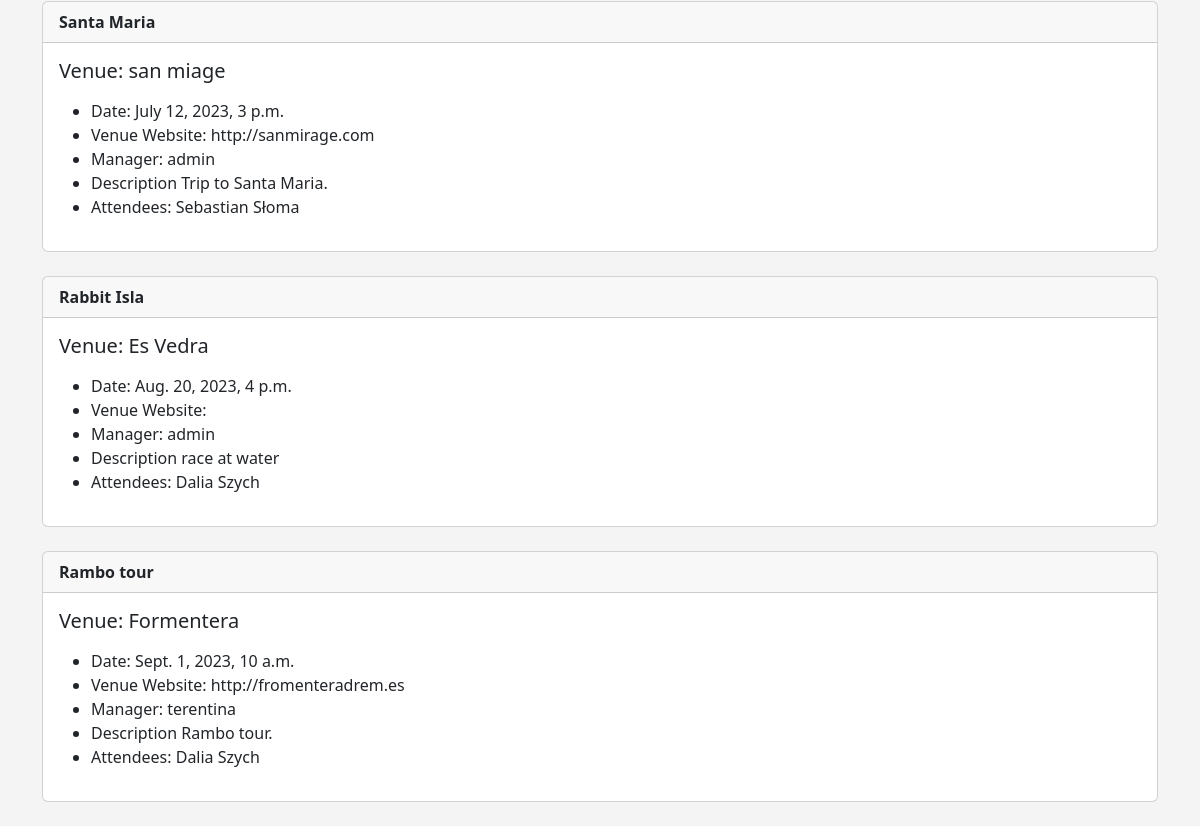
The page /travels (lower part) on the database as committed earlier.
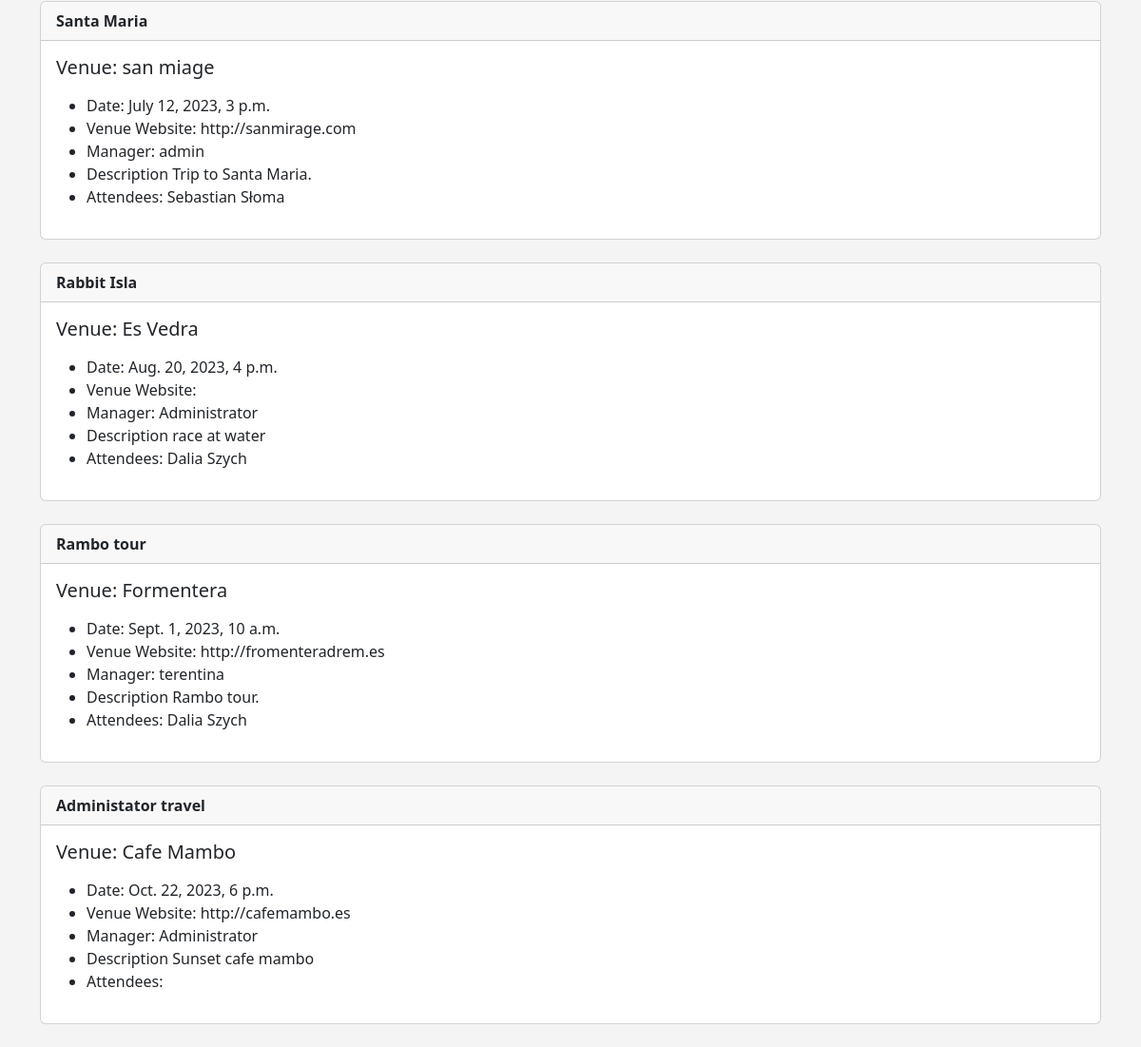
The same page on the database as committed later.
### travel/models.py (models this page shows)
class Travel(models.Model):
    name = models.CharField('Travel Name', max_length=120)
    travel_date = models.DateTimeField('Travel Date')
    venue = models.ForeignKey(
        Venue, blank=True, null=True, on_delete=models.CASCADE)
    manager = models.ForeignKey(User, blank=True, null=True, on_delete=models.SET_NULL)
    description = models.TextField(blank=True)
    attendees = models.ManyToManyField(TravelUser, blank=True)
    def __str__(self):
        return self.name

class Venue(models.Model):
    name = models.CharField('Venue Name', max_length=120)
    address = models.CharField(max_length=300)
    zip_code = models.CharField('Zip Code', max_length=15)
    phone = models.CharField('Contact Phone', max_length=25, blank=True)
    web = models.URLField('Website Address', blank=True)
    email_address = models.EmailField('Email', blank=True)
    owner = models.IntegerField('Venue Owner', blank=False, default=1)
    def __str__(self):
        return self.name

class TravelUser(models.Model):
    first_name = models.CharField(max_length=30)
    last_name = models.CharField(max_length=30)
    email = models.EmailField('User Email')
    def __str__(self):
        return self.first_name + ' ' + self.last_name

### travel/views.py (the view)
# urls.py: path('travels', views.all_travels, name='list-travels'),
def all_travels(request):
    travel_list = Travel.objects.all().order_by('travel_date')
    return render(request, 'travel/travel_list.html', {
        'travel_list': travel_list
    })

### travel/templates/travel/travel_list.html (shortened to what this page needs)
{% extends 'travel/base.html' %}
{% block content %}
    {% for travel in travel_list %}
    <div class="card">
        <div class="card-header">
            <strong>{{ travel }}</strong>
        </div>
        <div class="card-body">
          <h5 class="card-title">Venue: {{ travel.venue }}</h5>
          <p class="card-text">
            <ul>
                <li>Date: {{ travel.travel_date }} </li>
                <li>Venue Website: {{ travel.venue.web }} </li>
                <li>Manager: {{ travel.manager }} </li>
                <li>Description {{ travel.description }} </li>
                <li>Attendees:
                {% for user in travel.attendees.all %}
                {{ user }}
                {% endfor %}
            </li>
            </ul>
          </p>
        </div>
      </div>
      <br>
    {% endfor %}
{% endblock %}

Rows that differ between the two databases and show on the page:
changed Travel "Rabbit Isla": manager "admin" → "Administrator"
added Travel: name "Administator travel", venue "Cafe Mambo", travel_date "Oct. 22, 2023, 6 p.m.", venue.web "http://cafemambo.es", manager "Administrator", description "Sunset cafe mambo"
